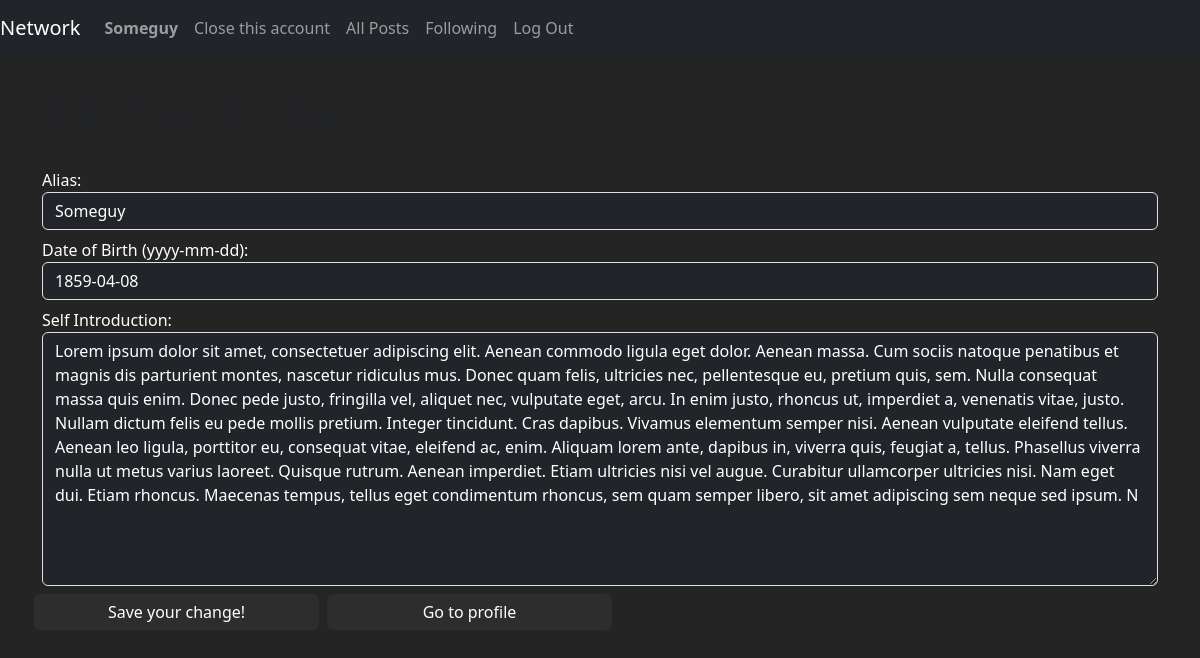
The app's page /edit_profile (signed in) with its own data.
### network/models.py (models this page shows)
class User(AbstractUser):
    pass

class Profile(models.Model):
    owner = models.OneToOneField(User, on_delete=models.CASCADE, primary_key=True)
    alias = models.CharField(max_length=20)
    date_of_birth = models.DateField()
    self_intro = models.CharField(max_length=1000, null=True, blank=True)

### network/views.py (the view, shortened to what this page needs)
# urls.py: path("edit_profile", views.edit_profile, name="edit_profile"),
@login_required
def edit_profile(request):
    if request.method == "GET":
        try:
            data = Profile.objects.get(pk=request.user.id)
            form = ProfileForm(initial={
                "alias": data.alias,
                "date_of_birth": data.date_of_birth,
                "self_intro": data.self_intro
            })
            print(data.self_intro)
            print(form["self_intro"])
        except ObjectDoesNotExist:
            form = ProfileForm
        return render(request, "network/profile_edit.html", {
            "form": form
        })

### network/views.py
class ProfileForm(ModelForm):
    owner = ""
    alias = forms.CharField(max_length=20, widget=forms.TextInput(attrs={
        "autofocus": "true",
        "class": "form-control bg-dark",
        "style": "color: white"
        }))
    date_of_birth = forms.DateField(widget=forms.DateInput(attrs={
        "class": "form-control bg-dark",
        "style": "color: white"
        }))
    self_intro = forms.CharField(max_length=1000, widget=forms.Textarea(attrs={
        "class": "form-control bg-dark",
        "style": "color: white"
        }))
    class Meta:
        model = Profile
        fields = ["alias", "date_of_birth", "self_intro"]

### network/templates/network/profile_edit.html (shortened to what this page needs)
{% extends "network/layout.html" %}
{% block body %}
  <h1>Edit Your Profile</h1>
  <form action="{% url 'edit_profile' %}" method="post">
    <div class="form-group my-2"><label style="color: white;">Alias: </label>{{ form.alias }}</div>
    <div class="form-group my-2"><label style="color: white;">Date of Birth (yyyy-mm-dd): </label>{{ form.date_of_birth }}</div>
    <div class="form-group my-2"><label style="color: white;">Self Introduction: </label>{{ form.self_intro }}</div>
    <div class="row">
        <button class="like-button btn btn-dark col-3 mx-1" style="background-color: rgb(46, 45, 45); border-style: hidden;" type="submit">Save your change!</button>
        <button class="like-button btn btn-dark col-3 mx-1" style="background-color: rgb(46, 45, 45); border-style: hidden;" onclick="gotoprofile(event)" data-id="{{ user.id }}">Go to profile</button>
    </div>
  </form>
{% endblock %}

### network/templates/network/layout.html (shortened to what this page needs)
{% load static %}
<!DOCTYPE html>
<html lang="en">
    <head>
        <link href="https://cdn.jsdelivr.net/npm/bootstrap@5.3.3/dist/css/bootstrap.min.css" rel="stylesheet">
        <link href="{% static 'network/styles.css' %}" rel="stylesheet">
    </head>
    <body style="background-color: rgb(37, 36, 36);">
        <nav class="navbar navbar-expand-sm navbar-dark bg-dark">
            <a class="navbar-brand" href="{% url 'index' %}">Network</a>
            <div>
              <ul class="navbar-nav mr-auto">
                {% if user.is_authenticated %}
                {% if user %}
                    <li class="nav-item">
                        {% if user.profile.alias %}
                        <a class="btn btn-dark nav-link" href="{% url 'profile' user_id=user.id %}"><strong>{{ user.profile.alias }}</strong></a>
                        {% else %}
                        <a class="btn btn-dark nav-link" href="{% url 'profile' user_id=user.id %}"><strong>{{ user.username }}</strong></a>
                        {% endif %}
                    </li>
                    <li class="nav-item">
                        <a  class="btn btn-dark nav-link delete-button" href="#" data-id="{{ user.id }}" data-module="user">Close this account</a>
                    </li>
                {% endif %}
                {% endif %}
                <li class="nav-item">
                  <a class="btn btn-dark nav-link" href="{% url 'index' %}">All Posts</a>
                </li>
                {% if user.is_authenticated %}
                    {% url "index" as the_url %}
                    <li class="nav-item">
                        <a class="btn btn-dark nav-link" href="{% url 'following' %}">Following</a>
                    </li>
                    <li class="nav-item">
                        <a class="btn btn-dark nav-link" href="{% url 'logout' %}">Log Out</a>
                    </li>
                {% endif %}
              </ul>
            </div>
          </nav>
        <div class="body container-fluid container-md d-grid gap-3" style="margin-top: 2rem;">
            {% block body %}
            {% endblock %}
        </div>
    </body>
</html>

### records on screen
User: profile.alias "Someguy"
Profile: alias "Someguy", date_of_birth "1859-04-08", self_intro "Lorem ipsum dolor sit amet, consectetuer adipiscing elit. Aenean commodo ligula eget dolor. Aenean massa. Cum sociis natoque penatibus et magnis dis parturient montes, nascetur ridiculus mus. Donec quam felis, ultricies nec, pellentesque eu, pretium quis, sem. Nulla consequat massa quis enim. Donec pede justo, fringilla vel, aliquet nec, vulputate eget, arcu. In enim justo, rhoncus ut, imperdiet a, venenatis vitae, justo. Nullam dictum felis eu pede mollis pretium. Integer tincidunt. Cras dapibus. Vivamus elementum semper nisi. Aenean vulputate eleifend tellus. Aenean leo ligula, porttitor eu, consequat vitae, eleifend ac, enim. Aliquam lorem ante, dapibus in, viverra quis, feugiat a,…"
